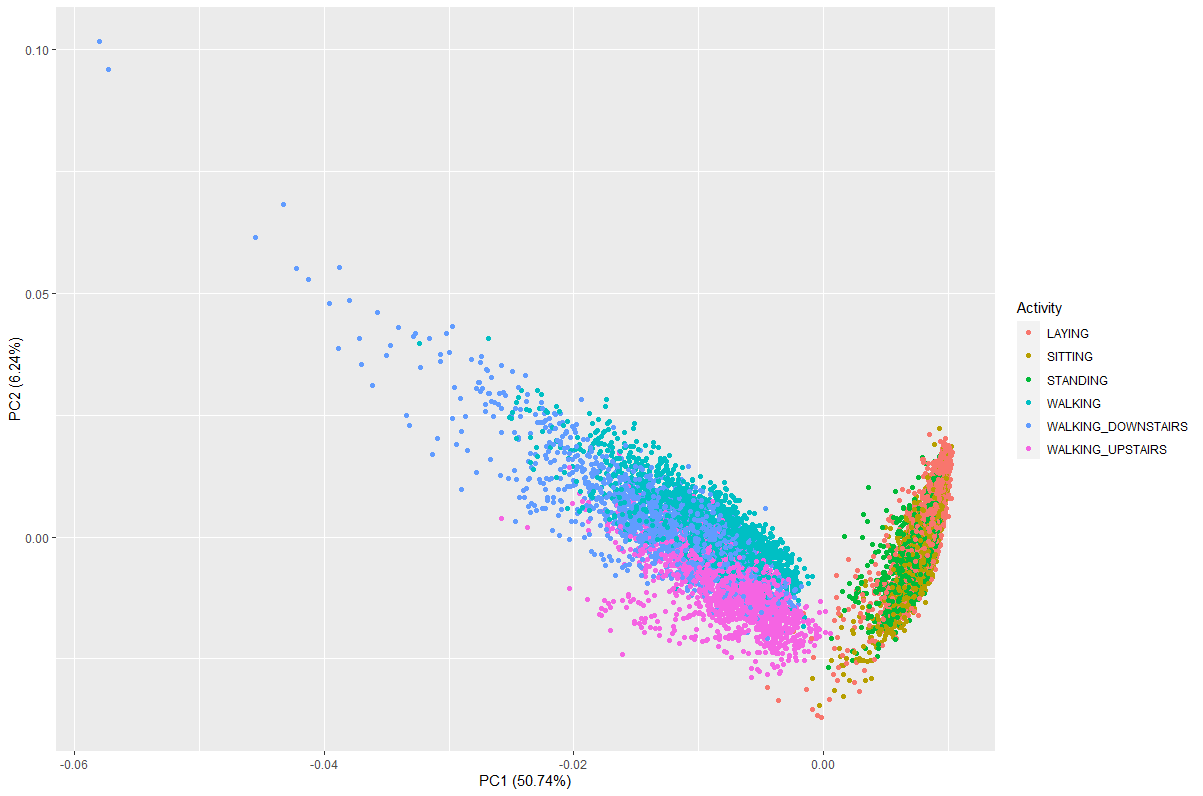

This figure's R source:
#PCA


install.packages("ggfortify")
library(ggfortify)
# standardize the variables
#activity_std <- scale(as.numeric(subset(raw_data1,select=-Activity)))
activity_std<-as.data.frame(lapply(raw_data1[,1:561], scale))
activity_std[c("Activity")]=raw_data1$Activity
activity_std$Activity
# print out summaries of the standardized variables
summary(activity_std)
# perform principal component analysis (with the SVD method)
pca_activity <- prcomp(activity_std)
autoplot(pca_activity,data=activity_std, colour = 'Activity')
